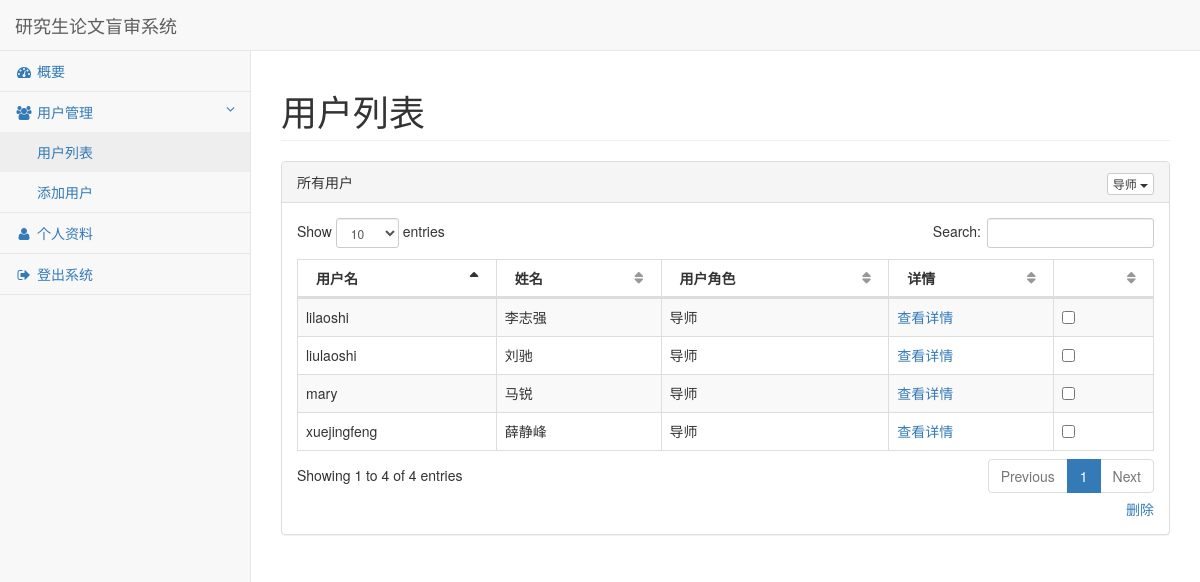
The page /前端/pages/admin/user_list.php?userType=导师 on the database its author committed.
### 前端/phpLibrary/notorm-master/NotORM.php (called while the page is built, shortened)
<?php
include_once dirname(__FILE__) . "/NotORM/Structure.php";
include_once dirname(__FILE__) . "/NotORM/Result.php";
include_once dirname(__FILE__) . "/NotORM/MultiResult.php";
include_once dirname(__FILE__) . "/NotORM/Row.php";
class NotORM extends NotORM_Abstract {
	function __construct(PDO $connection, NotORM_Structure $structure = null, NotORM_Cache $cache = null) {
		$this->connection = $connection;
		if (!isset($structure)) {
			$structure = new NotORM_Structure_Convention;
		}
		$this->structure = $structure;
		$this->cache = $cache;
	}
	function __call($table, array $where) {
		$return = new NotORM_Result($this->structure->getReferencingTable($table, ''), $this);
		return $return;
	}
}

### 前端/phpLibrary/users.php (called while the page is built, shortened)
<?php
	require_once("notorm-master/NotORM.php");
	class Users{
		private $db;
		public function __construct($db){
			$this -> db = $db;
		}
		public function getUsersInfo(){
			$users = $this -> db -> 系统用户();
			return $users;
		}
	}
?>

### 前端/phpLibrary/notorm-master/NotORM/Structure.php (called while the page is built, shortened)
<?php
class NotORM_Structure_Convention implements NotORM_Structure {
	protected $primary, $foreign, $table, $prefix;
	function __construct($primary = 'id', $foreign = '%s_id', $table = '%s', $prefix = '') {
		$this->primary = $primary;
		$this->table = $table;
		$this->prefix = $prefix;
	}
	function getPrimary($table) {
		return sprintf($this->primary, $this->getColumnFromTable($table));
	}
	function getReferencingTable($name, $table) {
		return $this->prefix . $name;
	}
	protected function getColumnFromTable($name) {
		return $name;
	}
}

### 前端/phpLibrary/notorm-master/NotORM/Row.php (called while the page is built, shortened)
<?php
class NotORM_Row extends NotORM_Abstract implements IteratorAggregate, ArrayAccess, Countable, JsonSerializable {
	protected $row, $result, $primary;
	function __construct(array $row, NotORM_Result $result) {
		$this->row = $row;
		$this->result = $result;
	}
	function offsetGet($key) {
		return $this->row[$key];
	}
}

### 前端/phpLibrary/notorm-master/NotORM/Result.php (called while the page is built, shortened)
<?php
class NotORM_Result extends NotORM_Abstract implements Iterator, ArrayAccess, Countable, JsonSerializable {
	protected $select = array(), $conditions = array(), $where = array(), $parameters = array(), $order = array(), $limit = null, $offset = null, $group = "", $having = "", $lock = null;
	protected $data, $referencing = array(), $aggregation = array(), $accessed, $access, $keys = array();
	function __construct($table, NotORM $notORM, $single = false) {
		$this->table = $table;
		$this->notORM = $notORM;
	}
	protected function limitString($limit, $offset = null) {
		$return = "";
		return $return;
	}
	protected function removeExtraDots($expression) {
		return preg_replace('~(?:\\b[a-z_][a-z0-9_.:]*[.:])?([a-z_][a-z0-9_]*)[.:]([a-z_*])~i', '\\1.\\2', $expression);
	}
	protected function whereString() {
		$return = "";
		$return = $this->removeExtraDots($return);
		$return .= $this->limitString($this->limit, $this->offset);
		return $return;
	}
	protected function topString($limit, $offset = null) {
		return "";
	}
	protected function createJoins($val) {
		$return = array();
		return $return;
	}
	function __toString() {
		$return = "SELECT" . $this->topString($this->limit, $this->offset) . " ";
		$join = $this->createJoins(implode(",", $this->conditions) . "," . implode(",", $this->select) . ",$this->group,$this->having," . implode(",", $this->order));
		if ($this->select) {
			$return .= $this->removeExtraDots(implode(", ", $this->select));
		} elseif ($this->accessed) {
			$return .= ($join ? "$this->table." : "") . implode(", " . ($join ? "$this->table." : ""), array_keys($this->accessed));
		} else {
			$return .= ($join ? "$this->table." : "") . "*";
		}
		$return .= " FROM $this->table" . implode($join) . $this->whereString();
		return $return;
	}
	protected function query($query, $parameters) {
		$return = $this->notORM->connection->prepare($query);
		if (!$return || !$return->execute(array_map(array($this, 'formatValue'), $parameters))) {
			$return = false;
		}
		return $return;
	}
	protected function execute() {
		if (!isset($this->rows)) {
			$result = false;
			$parameters = array();
			try {
				$result = $this->query($this->__toString(), $parameters);
			} catch (PDOException $exception) {
			}
			$this->rows = array();
			if ($result) {
				$result->setFetchMode(PDO::FETCH_ASSOC);
				foreach ($result as $key => $row) {
					$this->rows[$key] = new $this->notORM->rowClass($row, $this);
				}
			}
		}
	}
	function rewind() {
		$this->execute();
	}
}

### 前端/pages/admin/user_list.php (the view, shortened to what this page needs)
<?php
    require_once("../../phpLibrary/users.php");
    require_once("../../phpLibrary/notorm-master/NotORM.php");
    $pdo = new PDO('mysql:host=lab.ihainan.me;dbname=blind_review_db','ss','123456');
    $pdo->setAttribute(PDO::ATTR_ERRMODE, PDO::ERRMODE_EXCEPTION);
    $pdo->exec('set names utf8');
    $db = new NotORM($pdo);
    $users = new Users($db);
    $usersInfo = $users -> getUsersInfo();
    if(array_key_exists("userType", $_GET)){
        $userType = $_GET["userType"];
    }
    else{
        $userType = "全部";
    }
?>
<!DOCTYPE html>
<html lang="en">
<head>
    <link href="../../bower_components/bootstrap/dist/css/bootstrap.min.css" rel="stylesheet">
    <link href="../../bower_components/metisMenu/dist/metisMenu.min.css" rel="stylesheet">
    <link href="../../bower_components/datatables-plugins/integration/bootstrap/3/dataTables.bootstrap.css" rel="stylesheet">
    <link href="../../bower_components/datatables-responsive/css/dataTables.responsive.css" rel="stylesheet">
    <link href="../../dist/css/sb-admin-2.css" rel="stylesheet">
    <link href="../../bower_components/font-awesome/css/font-awesome.min.css" rel="stylesheet" type="text/css">
</head>
<body>
    <div id="wrapper">
        <nav class="navbar navbar-default navbar-static-top" role="navigation" style="margin-bottom: 0">
            <div class="navbar-header">
                <a class="navbar-brand" href="index.php">研究生论文盲审系统</a>
            </div>
            <div class="navbar-default sidebar" role="navigation">
                <div class="sidebar-nav navbar-collapse">
                    <ul class="nav" id="side-menu">
                        <li>
                            <a href="index.php"><i class="fa fa-dashboard fa-fw"></i> 概要</a>
                        </li>
                        <li>
                            <a href="#"><i class="fa fa-users fa-fw"></i> 用户管理<span class="fa arrow"></span></a>
                            <ul class="nav nav-second-level">
                                <li>
                                    <a href="user_list.php"> 用户列表</a>
                                </li>
                                <li>
                                    <a href="add_user/admin.php"> 添加用户</a>
                                </li>
                            </ul>
                        </li>
                        <li>
                            <a href="profile.php"><i class="fa fa-user fa-fw"></i> 个人资料</a>
                        </li>
                        <li>
                            <a href="javascript:winconfirm()"><i class="fa fa-sign-out fa-fw"></i> 登出系统</a>
                        </li>
                    </ul>
                </div>
            </div>
        </nav>
        <div id="page-wrapper">
            <div class="row">
                <div class="col-lg-12">
                    <h1 class="page-header">用户列表</h1>
                </div>
            </div>
            <div class="row">
                <div class="col-lg-12">
                    <div class="panel panel-default">
                        <div class="panel-heading">
                            所有用户
                            <div class="pull-right">
                                <div class="btn-group">
                                    <button type="button" class="btn btn-default btn-xs dropdown-toggle" data-toggle="dropdown">
                                        <?php echo $userType; ?>
                                        <span class="caret"></span>
                                    </button>
                                </div>
                            </div>
                        </div>
                        <div class="panel-body">
                            <div class="dataTable_wrapper">
                                <table class="table table-striped table-bordered table-hover" id="dataTables-example">
                                    <thead>
                                        <tr>
                                            <th>用户名</th>
                                            <th>姓名</th>
                                            <th>用户角色</th>
                                            <th>详情</th>
                                            <th></th>
                                        </tr>
                                    </thead>
                                    <tbody>
                                        <?php
                                            foreach ($usersInfo as $userInfo) {
                                                if($userType == "全部" || $userType == $userInfo["用户角色"]){
                                                ?>
                                                <tr class="odd gradeX">
                                                    <td><?php echo $userInfo["用户id"]; ?></td>
                                                    <td><?php echo $userInfo["姓名"]; ?></td>
                                                    <td class="center"><?php echo $userInfo["用户角色"]; ?></td>
                                                    <td class="center"><a href="
                                                        ./role_profile/<?php
                                                            if($userInfo["用户角色"] == "系统管理员") echo "admin";
                                                            else if ($userInfo["用户角色"] == "学生") echo "student";
                                                            else if ($userInfo["用户角色"] == "导师") echo "teacher";
                                                            else if ($userInfo["用户角色"] == "学院管理人员") echo "manager";
                                                        ?>.php?id=<?php echo $userInfo["用户id"]; ?>">查看详情</a></td>
                                                    <td><input type="checkbox"></td>
                                                </tr>
                                                <?php
                                                }
                                            }
                                        ?>
                                    </tbody>
                                </table>
                            </div>
                            <div align="right"><a href="javascript:winconfirm()">删除</a></div>
                        </div>
                    </div>
                </div>
            </div>
        </div>
    </div>
</body>
</html>

### rows shown on the page
系统用户: 用户id "lilaoshi", 姓名 "李志强", 用户角色 "导师"
系统用户: 用户id "liulaoshi", 姓名 "刘驰", 用户角色 "导师"
系统用户: 用户id "mary", 姓名 "马锐", 用户角色 "导师"
系统用户: 用户id "xuejingfeng", 姓名 "薛静峰", 用户角色 "导师"

### other values the page prints
$userType "导师"
